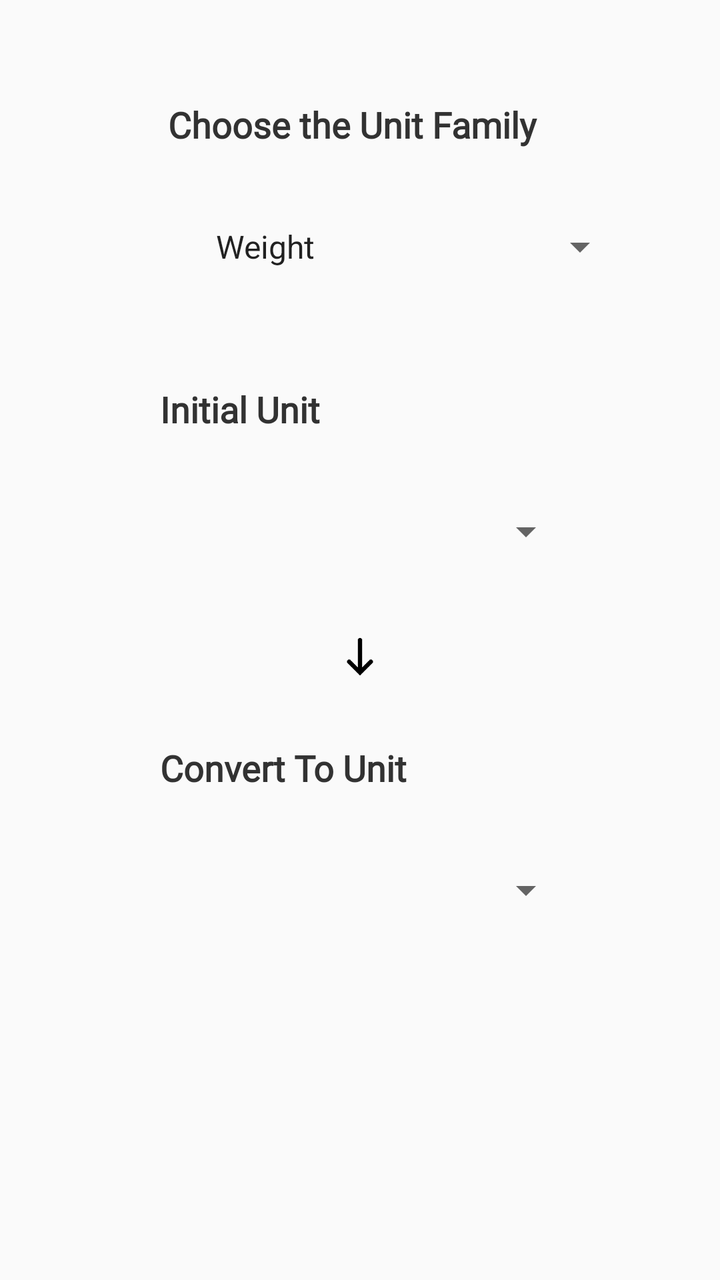
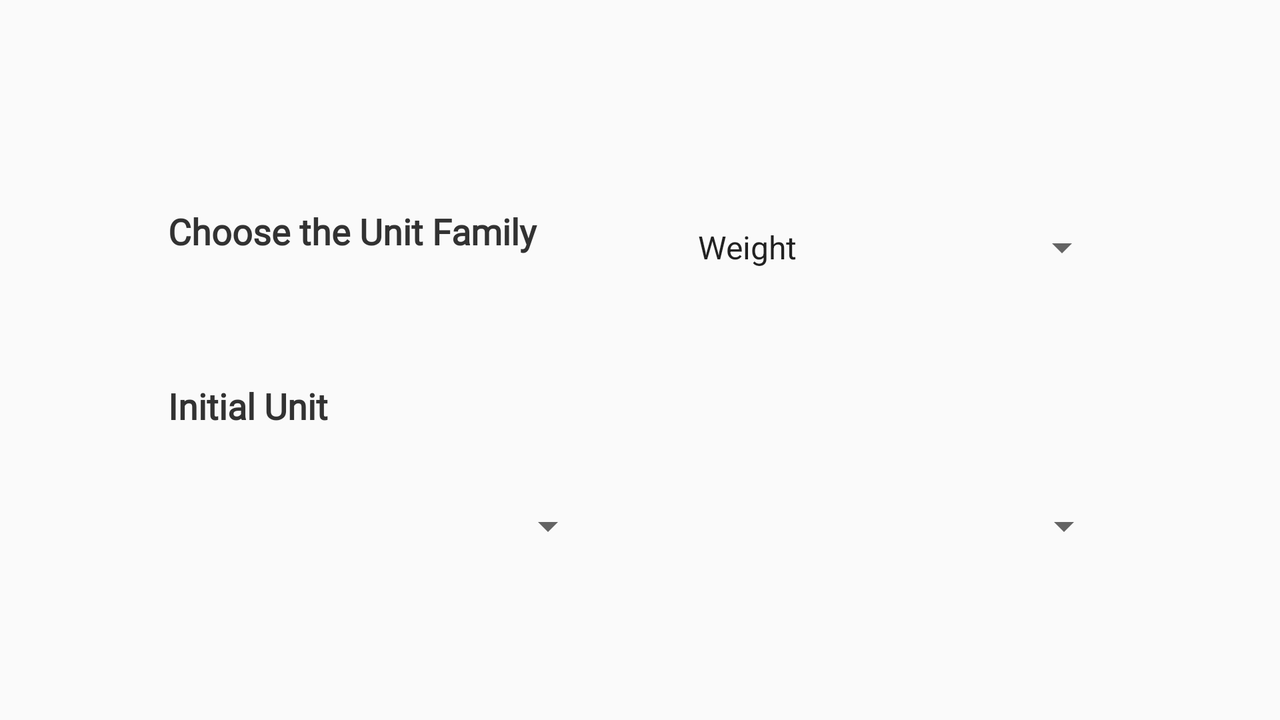

One screen, two layout resources from the same app: the default and the repository's alternative for another configuration. Each is rendered where Android would select it; the XML of both is given below.
<!-- AndroidManifest.xml: application theme AppTheme -->
<!-- res/layout/page1_fragment.xml -->
<?xml version="1.0" encoding="utf-8"?>

<androidx.constraintlayout.widget.ConstraintLayout
    xmlns:android="http://schemas.android.com/apk/res/android"
    xmlns:app="http://schemas.android.com/apk/res-auto"
    xmlns:tools="http://schemas.android.com/tools"
    android:layout_width="match_parent"
    android:layout_height="match_parent">

    <TextView
        android:id="@+id/labelInitialUnit"
        android:layout_width="wrap_content"
        android:layout_height="wrap_content"
        android:layout_marginStart="80dp"
        android:layout_marginLeft="80dp"
        android:layout_marginTop="@dimen/distanceSpinner"
        android:fontFamily="@font/exo_bold"
        android:text="@string/initialUnitLabel"
        android:textColor="#323232"
        android:textSize="18sp"
        android:textStyle="bold"
        app:layout_constraintStart_toStartOf="parent"
        app:layout_constraintTop_toBottomOf="@id/familySpinner" />

    <TextView
        android:id="@+id/labelUnitFamily"
        android:layout_width="wrap_content"
        android:layout_height="wrap_content"
        android:layout_marginStart="84dp"
        android:layout_marginLeft="84dp"
        android:layout_marginTop="50dp"
        android:fontFamily="@font/exo_bold"
        android:text="@string/familyLabel"
        android:textColor="#323232"
        android:textSize="18sp"
        android:textStyle="bold"
        app:layout_constraintStart_toStartOf="parent"
        app:layout_constraintTop_toTopOf="parent" />

    <TextView
        android:id="@+id/labelConvertTo"
        android:layout_width="wrap_content"
        android:layout_height="wrap_content"
        android:layout_marginStart="80dp"
        android:layout_marginLeft="80dp"
        android:layout_marginTop="30dp"
        android:fontFamily="@font/exo_bold"
        android:text="@string/convertToLabel"
        android:textColor="#323232"
        android:textSize="18sp"
        android:textStyle="bold"
        app:layout_constraintStart_toStartOf="parent"
        app:layout_constraintTop_toBottomOf="@id/arrowImg" />

    <Spinner
        android:id="@+id/familySpinner"
        android:layout_width="214dp"
        android:layout_height="38dp"
        android:layout_marginStart="100dp"
        android:layout_marginLeft="100dp"
        android:layout_marginTop="@dimen/distanceLabel"
        android:layout_marginEnd="100dp"
        android:layout_marginRight="100dp"
        android:entries="@array/unitFamilies"
        app:layout_constraintEnd_toEndOf="parent"
        app:layout_constraintHorizontal_bias="0.0"
        app:layout_constraintStart_toStartOf="parent"
        app:layout_constraintTop_toBottomOf="@id/labelUnitFamily" />

    <Spinner
        android:id="@+id/spinnerInitialUnit"
        android:layout_width="214dp"
        android:layout_height="38dp"
        android:layout_marginStart="100dp"
        android:layout_marginLeft="100dp"
        android:layout_marginTop="@dimen/distanceLabel"
        android:layout_marginEnd="100dp"
        android:layout_marginRight="100dp"
        app:layout_constraintEnd_toEndOf="parent"
        app:layout_constraintStart_toStartOf="parent"
        app:layout_constraintTop_toBottomOf="@id/labelInitialUnit" />

    <Spinner
        android:id="@+id/spinnerConvertTo"
        android:layout_width="214dp"
        android:layout_height="38dp"
        android:layout_marginStart="100dp"
        android:layout_marginLeft="100dp"
        android:layout_marginTop="@dimen/distanceLabel"
        android:layout_marginEnd="100dp"
        android:layout_marginRight="100dp"
        android:theme="@style/spinnerTheme"
        app:layout_constraintEnd_toEndOf="parent"
        app:layout_constraintStart_toStartOf="parent"
        app:layout_constraintTop_toBottomOf="@id/labelConvertTo" />

    <ImageView
        android:id="@+id/arrowImg"
        android:layout_width="50dp"
        android:layout_height="27dp"
        android:layout_marginStart="180dp"
        android:layout_marginLeft="180dp"
        android:layout_marginTop="30dp"
        android:layout_marginEnd="180dp"
        android:layout_marginRight="180dp"
        app:layout_constraintEnd_toEndOf="parent"
        app:layout_constraintStart_toStartOf="parent"
        app:layout_constraintTop_toBottomOf="@+id/spinnerInitialUnit"
        app:srcCompat="@drawable/arrow_down" />

</androidx.constraintlayout.widget.ConstraintLayout>
<!-- resources referenced by this layout -->
<resources>
  <string-array name="unitFamilies">
          <item>Weight</item>
          <item>Length</item>
          <item>Speed</item>
          <item>Volume</item>
      </string-array>
  <dimen name="distanceLabel">30dp</dimen>
  <dimen name="distanceSpinner">50dp</dimen>
  <!-- drawable arrow_down: png bitmap (drawable, 4282 bytes) -->
  <string name="convertToLabel">Convert To Unit</string>
  <string name="familyLabel">Choose the Unit Family</string>
  <string name="initialUnitLabel">Initial Unit</string>
  <style name="spinnerTheme">
          <item name="android:fontFamily">@font/exo</item>
      </style>
  <style name="AppTheme" parent="Theme.AppCompat.Light.NoActionBar">
          
          <item name="colorPrimary">@color/colorPrimary</item>
          <item name="font">@font/exo</item>
      </style>
  <color name="colorPrimary">#A31A05</color>
</resources>
<!-- res/layout-land/page1_fragment.xml (the repository's variant of the layout above) -->
<!-- drawn on the phone turned sideways -->
<?xml version="1.0" encoding="utf-8"?>
<androidx.constraintlayout.widget.ConstraintLayout
    xmlns:android="http://schemas.android.com/apk/res/android"
    xmlns:app="http://schemas.android.com/apk/res-auto"
    xmlns:tools="http://schemas.android.com/tools"
    android:layout_width="match_parent"
    android:layout_height="match_parent">

    <TextView
        android:id="@+id/labelInitialUnit"
        android:layout_width="wrap_content"
        android:layout_height="wrap_content"
        android:layout_marginStart="84dp"
        android:layout_marginLeft="84dp"
        android:layout_marginBottom="29dp"
        android:fontFamily="@font/exo_bold"
        android:text="@string/initialUnitLabel"
        android:textColor="#323232"
        android:textSize="18sp"
        android:textStyle="bold"
        app:layout_constraintBottom_toTopOf="@+id/spinnerInitialUnit"
        app:layout_constraintStart_toStartOf="parent" />

    <TextView
        android:id="@+id/labelUnitFamily"
        android:layout_width="wrap_content"
        android:layout_height="wrap_content"
        android:layout_marginStart="84dp"
        android:layout_marginLeft="84dp"
        android:layout_marginBottom="63dp"
        android:fontFamily="@font/exo_bold"
        android:text="@string/familyLabel"
        android:textColor="#323232"
        android:textSize="18sp"
        android:textStyle="bold"
        app:layout_constraintBottom_toTopOf="@+id/labelInitialUnit"
        app:layout_constraintStart_toStartOf="parent" />

    <TextView
        android:id="@+id/labelConvertTo"
        android:layout_width="wrap_content"
        android:layout_height="wrap_content"
        android:layout_marginStart="432dp"
        android:layout_marginLeft="432dp"
        android:layout_marginEnd="214dp"
        android:layout_marginRight="214dp"
        android:layout_marginBottom="25dp"
        android:fontFamily="@font/exo_bold"
        android:text="@string/convertToLabel"
        android:textColor="#323232"
        android:textSize="18sp"
        android:textStyle="bold"
        app:layout_constraintBottom_toTopOf="@+id/spinnerConvertTo"
        app:layout_constraintEnd_toEndOf="parent"
        app:layout_constraintStart_toStartOf="parent" />

    <Spinner
        android:id="@+id/familySpinner"
        android:layout_width="214dp"
        android:layout_height="38dp"
        android:layout_marginEnd="85dp"
        android:layout_marginRight="85dp"
        android:layout_marginBottom="52dp"
        android:entries="@array/unitFamilies"
        app:layout_constraintBottom_toTopOf="@+id/labelConvertTo"
        app:layout_constraintEnd_toEndOf="parent" />

    <Spinner
        android:id="@+id/spinnerInitialUnit"
        android:layout_width="214dp"
        android:layout_height="38dp"
        android:layout_marginStart="84dp"
        android:layout_marginLeft="84dp"
        android:layout_marginBottom="78dp"
        app:layout_constraintBottom_toBottomOf="parent"
        app:layout_constraintStart_toStartOf="parent" />

    <Spinner
        android:id="@+id/spinnerConvertTo"
        android:layout_width="214dp"
        android:layout_height="38dp"
        android:layout_marginEnd="84dp"
        android:layout_marginRight="84dp"
        android:layout_marginBottom="78dp"
        android:theme="@style/spinnerTheme"
        app:layout_constraintBottom_toBottomOf="parent"
        app:layout_constraintEnd_toEndOf="parent" />

    <ImageView
        android:id="@+id/arrowImg"
        android:layout_width="50dp"
        android:layout_height="38dp"
        android:layout_marginStart="42dp"
        android:layout_marginLeft="42dp"
        android:layout_marginEnd="42dp"
        android:layout_marginRight="42dp"
        android:layout_marginBottom="78dp"
        android:rotation="270"
        app:layout_constraintBottom_toBottomOf="parent"
        app:layout_constraintEnd_toStartOf="@+id/spinnerConvertTo"
        app:layout_constraintStart_toEndOf="@+id/spinnerInitialUnit"
        app:srcCompat="@drawable/arrow_down" />

</androidx.constraintlayout.widget.ConstraintLayout>
<!-- resources referenced by the variant -->
<!-- as the phone turned sideways resolves them -->
<resources>
  <string-array name="unitFamilies">
          <item>Weight</item>
          <item>Length</item>
          <item>Speed</item>
          <item>Volume</item>
      </string-array>
  <!-- drawable arrow_down: png bitmap (drawable, 4282 bytes) -->
  <string name="convertToLabel">Convert To Unit</string>
  <string name="familyLabel">Choose the Unit Family</string>
  <string name="initialUnitLabel">Initial Unit</string>
  <style name="spinnerTheme">
          <item name="android:fontFamily">@font/exo</item>
      </style>
  <style name="AppTheme" parent="Theme.AppCompat.Light.NoActionBar">
          
          <item name="colorPrimary">@color/colorPrimary</item>
          <item name="font">@font/exo</item>
      </style>
  <color name="colorPrimary">#A31A05</color>
</resources>
